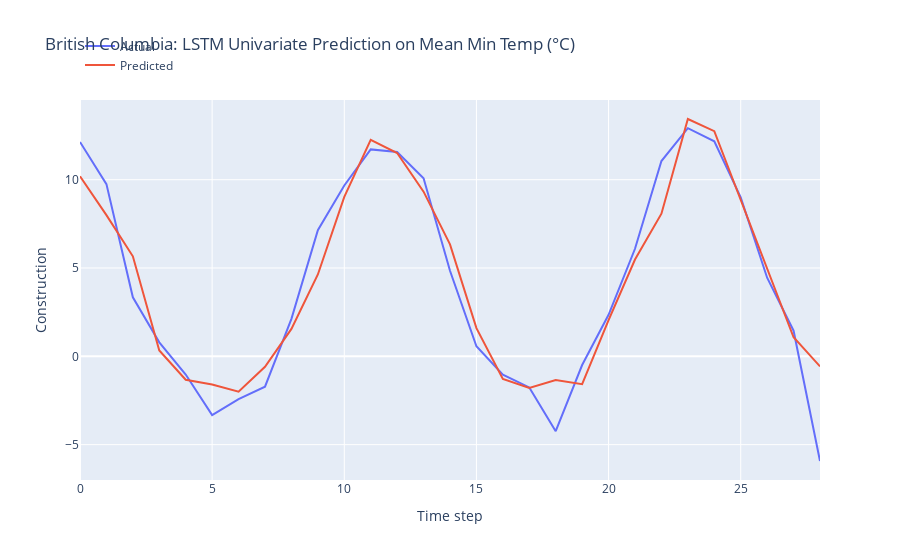

Here is the notebook cell this chart was saved with:
### Code cell
n_features = 1
X_train = X_train.reshape(X_train.shape[0], X_train.shape[1], n_features)

# define model
model = Sequential()
model.add(LSTM(50, activation='relu', input_shape=(n_steps, n_features)))
model.add(Dense(1))

# model = Sequential()
# model.add(LSTM(100, activation='relu', input_shape=(n_steps, n_features), kernel_regularizer=L2(0.001), return_sequences=True))
# model.add(LSTM(50, activation='relu', kernel_regularizer=L2(0.01)))
# model.add(Dense(1))

def r_squared(y_true, y_pred):
    SS_res =  K.sum(K.square(y_true - y_pred)) 
    SS_tot = K.sum(K.square(y_true - K.mean(y_true))) 
    return ( 1 - SS_res/(SS_tot + K.epsilon()) )

# Compile the model
model.compile(optimizer='adam', 
              loss='mse',
              metrics=[r_squared])

early_stopping = EarlyStopping(monitor='loss', patience=5, restore_best_weights=True)

# fit model
history = model.fit(X_train, y_train, 
          epochs = 20,
          batch_size = 32,
          verbose = 0,
          callbacks=[early_stopping])

# Obtain the MSE and R-squared from the last epoch
last_epoch_mse = history.history['loss'][-1]
last_epoch_r_squared = history.history['r_squared'][-1]

# Print the MSE and R-squared
print("Mean Squared Error (MSE) from the last epoch:", last_epoch_mse)
print("R-squared from the last epoch:", last_epoch_r_squared)

# plot loss and r2 score
plt.figure(figsize=(10, 6))

# Plot train loss
plt.plot(history.history['loss'], label='Train Loss')

# Plot train R-squared score
plt.plot(history.history['r_squared'], label='Train R2')

plt.title('Model Training Loss and R-squared Score')
plt.xlabel('Epochs')
plt.ylabel('Value')
plt.legend()
plt.grid(True)
plt.show()

# Evaluate the model
loss = model.evaluate(X_test, y_test)
print("MSE and R_squared:", loss)

# make prediction on test data
X_test = X_test.reshape(X_test.shape[0], X_test.shape[1], n_features)
y_pred = model.predict(X_test)

# Print the first 5 predictions and actual values
print("Predictions:")
flattened_predictions = [pred[0] for pred in y_pred[:10]]
print(flattened_predictions)
# print(y_pred[:10].tolist())
print("Actual values:")
rounded_actual_values = [round(value, len(str(prediction).split('.')[1])) for value, prediction in zip(y_test[:10], flattened_predictions)]
print(rounded_actual_values)

# plot the actual and predicted values for test data
trace1 = go.Scatter(x=np.arange(len(y_test)), y=y_test.flatten(), mode='lines', name='Actual')
trace2 = go.Scatter(x=np.arange(len(y_pred)), y=y_pred.flatten(), mode='lines', name='Predicted')

# Create layout
layout = go.Layout(
    title='British Columbia: LSTM Univariate Prediction on Mean Min Temp (°C)',
    xaxis=dict(title='Time step'),
    yaxis=dict(title='Construction'),
    legend=dict(x=0, y=1.18)
)

# Create figure
fig = go.Figure(data=[trace1, trace2], layout=layout)

# Show plot
fig.show()

### Figure 1 — Plotly figure (JSON) as saved in the notebook; plotly's stock layout.template omitted (floating-point values rounded to 4 significant figures)
{"data": [{"mode": "lines", "name": "Actual", "type": "scatter", "x": [0, 1, 2, 3, 4, 5, 6, 7, 8, 9, 10, 11, 12, 13, 14, 15, 16, 17, 18, 19, 20, 21, 22, 23, 24, 25, 26, 27, 28], "y": [12.14, 9.749, 3.341, 0.7924, -1.028, -3.325, -2.422, -1.716, 2.121, 7.137, 9.673, 11.71, 11.57, 10.08, 4.842, 0.5683, -1.034, -1.759, -4.24, -0.4913, 2.352, 6.09, 11.06, 12.92, 12.17, 8.995, 4.45, 1.451, -5.926]}, {"mode": "lines", "name": "Predicted", "type": "scatter", "x": [0, 1, 2, 3, 4, 5, 6, 7, 8, 9, 10, 11, 12, 13, 14, 15, 16, 17, 18, 19, 20, 21, 22, 23, 24, 25, 26, 27, 28], "y": [10.19, 7.992, 5.664, 0.3311, -1.324, -1.594, -2.005, -0.5935, 1.552, 4.635, 9.028, 12.25, 11.51, 9.324, 6.339, 1.599, -1.28, -1.796, -1.346, -1.574, 2.052, 5.478, 8.075, 13.44, 12.75, 8.878, 5.06, 1.078, -0.572]}], "layout": {"legend": {"x": 0, "y": 1.18}, "title": {"text": "British Columbia: LSTM Univariate Prediction on Mean Min Temp (°C)"}, "xaxis": {"title": {"text": "Time step"}}, "yaxis": {"title": {"text": "Construction"}}}}
